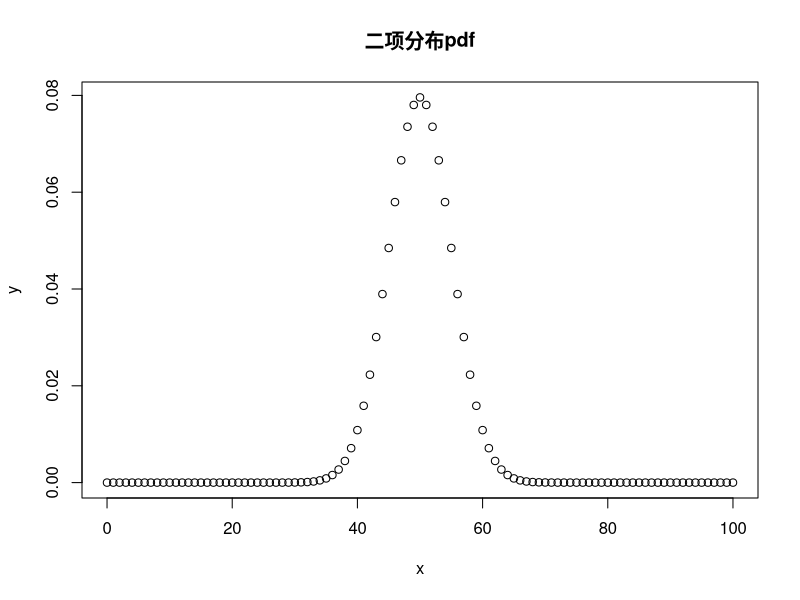

Source code (R):
## ---- chunk 1
x<-0:100
y<-dbinom(x,100,0.5)
plot(x,y,main = "二项分布pdf")
